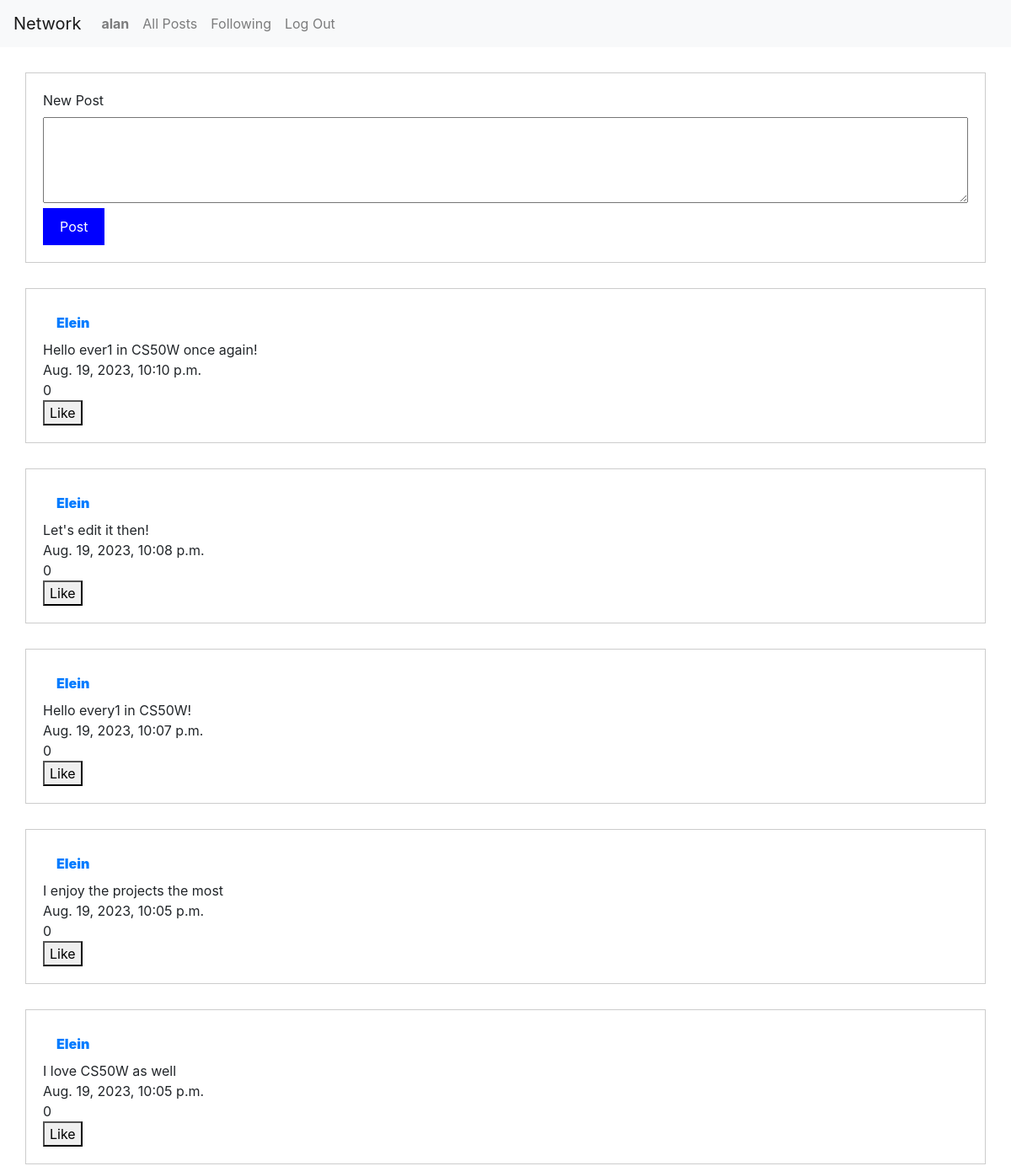
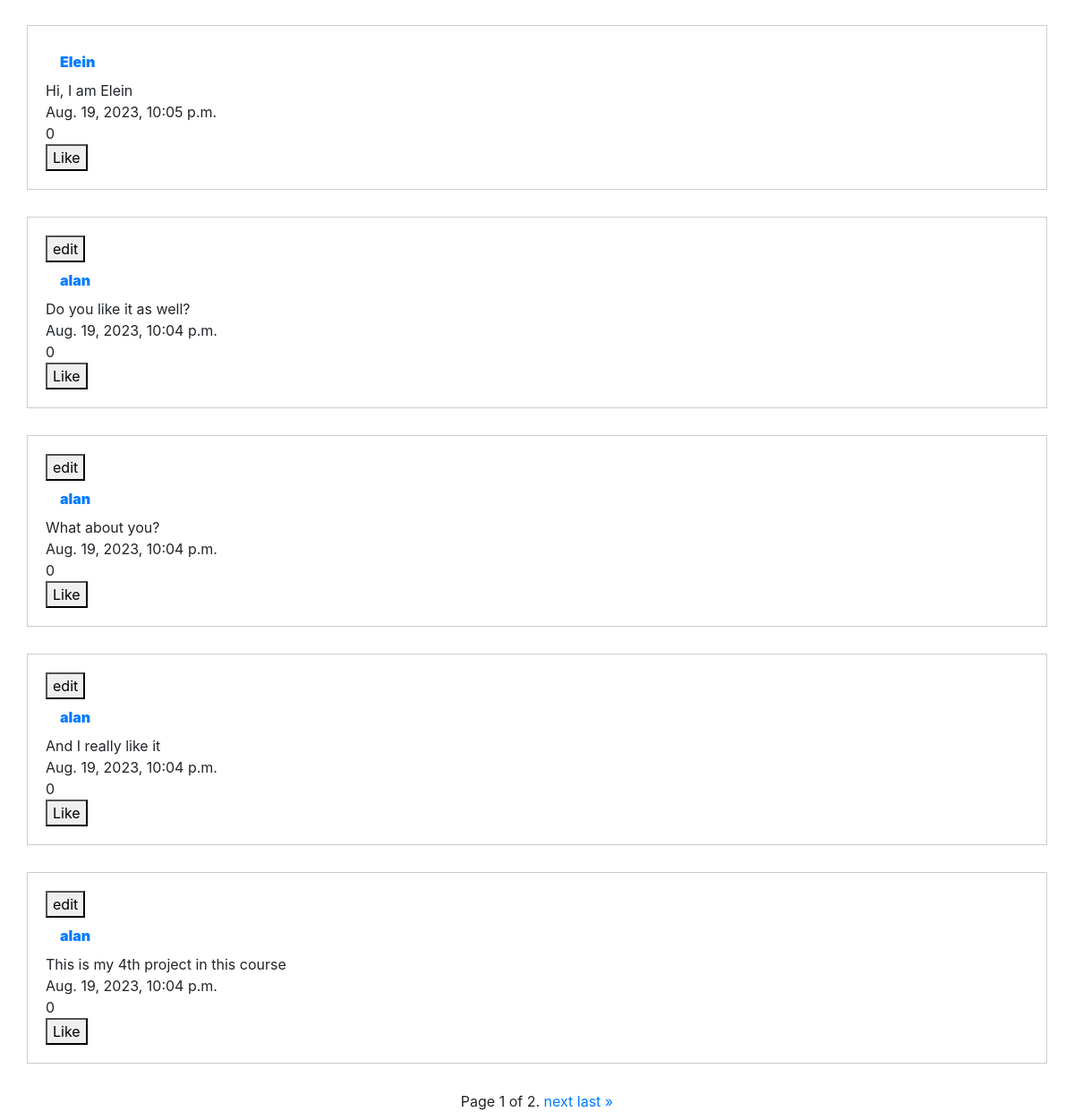
/ (signed in), run on the app's committed database (2 pictures, top to bottom).
### network/models.py (models this page shows)
class User(AbstractUser):
    id = models.AutoField(primary_key=True)
    followers = models.ManyToManyField("self", symmetrical=False, related_name="following", blank=True)

class Post(models.Model):
    id = models.AutoField(primary_key=True)
    user = models.ForeignKey(User, on_delete=models.CASCADE, related_name="user_post")
    text = models.CharField(max_length=1000)
    date = models.DateTimeField(auto_now_add=True)
    like = models.IntegerField(default=0)

### network/views.py (the view)
# urls.py: path("", views.index, name="index"),
def index(request):
    user = request.user
    if request.method == "POST":
        post = Post()
        post.text = request.POST["message"]
        post.user = user
        post.save()
        return redirect("index")
    try:
        posts = Post.objects.order_by('-date')
        users = posts.values_list("user__username", flat=True)
        post_ids = posts.values_list("id", flat=True)
        texts = posts.values_list("text", flat=True)
        dates = posts.values_list("date", flat=True)
        likes = posts.values_list("like", flat=True)
        userlikes = []
        for post in posts:
            if UserLikes.objects.filter(post_id=post, user=user).exists():
                userlike = "Unlike"
            else:
                userlike = "Like"
            print("userlikes", userlikes)
            userlikes.append(userlike)
        context = list(zip(users, post_ids, texts, dates, likes, userlikes))
        paginator = Paginator(context, 10)
        page_number = request.GET.get("page")
        page_obj = paginator.get_page(page_number)
        context = {
            "page_obj": page_obj
        }
        return render(request, "network/index.html", context)
    except OperationalError:
        return render(request, "network/index.html")

### network/templates/network/index.html (shortened to what this page needs)
{% extends "network/layout.html" %}
{% block body %}
<body>
<div class="form-container">
    <form action="{% url 'index' %}" method="post">
        <label for="message">New Post</label><br>
        <textarea id="message" name="message" rows="4" cols="50"></textarea><br>
        <input type="submit" value="Post">
    </form>
</div>
{% for username, post_id, text, date, like, userlike in page_obj%}
<div class="form-container">
       <div class="user">
        {% if user.username == username %}
        <button id="editButton" data-post-id="{{ post_id }}">
            edit
        </button>
        {% endif %}
        <a class="nav-link" href="{% url 'user' username %}"><strong>{{ username }}</strong></a>
       </div>
       <div class="text"> {{ text }} </div>
        <div class="date"> {{ date }} </div>
        <div class="like"> {{ like }} </div>
        <button id="likeButton" post-id="{{ post_id }}">
            {{ userlike }}
        </button>
</div>
{% endfor %}
<div class="pagination">
    <span class="step-links">
        <span class="current">
            Page {{ page_obj.number }} of {{ page_obj.paginator.num_pages }}.
        </span>
        {% if page_obj.has_next %}
            <a href="?page={{ page_obj.next_page_number }}">next</a>
            <a href="?page={{ page_obj.paginator.num_pages }}">last &raquo;</a>
        {% endif %}
    </span>
</div>
</body>
{% endblock %}

### network/templates/network/layout.html (shortened to what this page needs)
{% load static %}
<!DOCTYPE html>
<html lang="en">
    <head>
        <link rel="stylesheet" href="https://stackpath.bootstrapcdn.com/bootstrap/4.4.1/css/bootstrap.min.css">
        <link href="{% static 'network/styles.css' %}" rel="stylesheet">
    </head>
    <body>
        <nav class="navbar navbar-expand-lg navbar-light bg-light">
            <a class="navbar-brand" href="#">Network</a>
            <div>
              <ul class="navbar-nav mr-auto">
                {% if user.is_authenticated %}
                    <li class="nav-item">
                        <a class="nav-link" href="{% url 'user' user.username %}"><strong>{{ user.username }}</strong></a>
                    </li>
                {% endif %}
                <li class="nav-item">
                  <a class="nav-link" href="{% url 'index' %}">All Posts</a>
                </li>
                {% if user.is_authenticated %}
                    <li class="nav-item">
                        <a class="nav-link" href="{% url 'following' %}">Following</a>
                    </li>
                    <li class="nav-item">
                        <a class="nav-link" href="{% url 'logout' %}">Log Out</a>
                    </li>
                {% endif %}
              </ul>
            </div>
          </nav>
        <div class="body">
            {% block body %}
            {% endblock %}
        </div>
    </body>
</html>

### network/static/network/styles.css (style rules this page uses)
.form-container { padding: 20px; margin: 30px; border: 1px solid #ccc; }
.user { font-weight: bold; }
textarea { width: 100%; box-sizing: border-box; }
input[type="submit"] { background-color: blue; color: white; border: none; padding: 10px 20px; cursor: pointer; }
.pagination { display: flex; justify-content: center; }

### data on the page
User: username "alan"
Post: username "Elein", text "Hello ever1 in CS50W once again!", date "Aug. 19, 2023, 10:10 p.m.", like "0", userlike "Like"
Post: username "Elein", text "Let's edit it then!", date "Aug. 19, 2023, 10:08 p.m.", like "0", userlike "Like"
Post: username "Elein", text "Hello every1 in CS50W!", date "Aug. 19, 2023, 10:07 p.m.", like "0", userlike "Like"
Post: username "Elein", text "I enjoy the projects the most", date "Aug. 19, 2023, 10:05 p.m.", like "0", userlike "Like"
Post: username "Elein", text "I love CS50W as well", date "Aug. 19, 2023, 10:05 p.m.", like "0", userlike "Like"
Post: username "Elein", text "Hi, I am Elein", date "Aug. 19, 2023, 10:05 p.m.", like "0", userlike "Like"

### other printed values
{{ username }} "alan" "alan" "alan" "alan"
{{ text }} "Do you like it as well?" "What about you?" "And I really like it" "This is my 4th project in this course"
{{ date }} "Aug. 19, 2023, 10:04 p.m." "Aug. 19, 2023, 10:04 p.m." "Aug. 19, 2023, 10:04 p.m." "Aug. 19, 2023, 10:04 p.m."
{{ like }} "0" "0" "0" "0"
{{ userlike }} "Like" "Like" "Like" "Like"
{{ page_obj.number }} "1"
{{ page_obj.paginator.num_pages }} "2"
